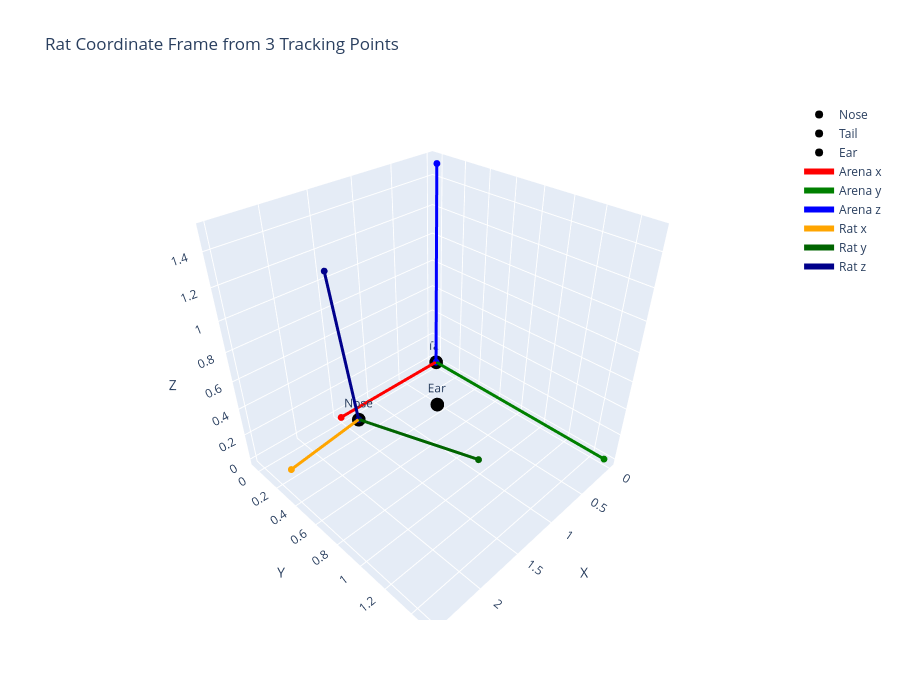

Source (notebook cell):
### Code cell
fig = go.Figure()

# Arena frame
arena_traces = plot_coordinate_frame(np.eye(3), origin=[0, 0, 0], scale=1.5, label='Arena')

# Rat frame
rat_traces = plot_coordinate_frame(
    R_rat, origin=d_rat, scale=1.0, label='Rat',
    colors=['orange', 'darkgreen', 'darkblue']
)
# Markers
for name, pos in [('Nose', nose), ('Tail', tail_base), ('Ear', left_ear)]:
    fig.add_trace(go.Scatter3d(
        x=[pos[0]], y=[pos[1]], z=[pos[2]],
        mode='markers+text', marker=dict(size=8, color='black'),
        text=[name], textposition='top center', name=name
    ))

for trace in arena_traces + rat_traces:
    fig.add_trace(trace)

fig.update_layout(
    title='Rat Coordinate Frame from 3 Tracking Points',
    scene=dict(xaxis_title='X', yaxis_title='Y', zaxis_title='Z', aspectmode='cube'),
    width=900, height=700
)

fig.show()

### Figure 1 — Plotly figure (JSON) as saved in the notebook; plotly's stock layout.template omitted (floating-point values rounded to 4 significant figures)
{"data": [{"marker": {"color": "black", "size": 8}, "mode": "markers+text", "name": "Nose", "text": ["Nose"], "textposition": "top center", "type": "scatter3d", "x": [1.5], "y": [0.2], "z": [0.1]}, {"marker": {"color": "black", "size": 8}, "mode": "markers+text", "name": "Tail", "text": ["Tail"], "textposition": "top center", "type": "scatter3d", "x": [0], "y": [0], "z": [0]}, {"marker": {"color": "black", "size": 8}, "mode": "markers+text", "name": "Ear", "text": ["Ear"], "textposition": "top center", "type": "scatter3d", "x": [0.8], "y": [0.5], "z": [0.15]}, {"line": {"color": "red", "width": 6}, "marker": {"size": 4}, "mode": "lines+markers", "name": "Arena x", "showlegend": true, "type": "scatter3d", "x": [0, 1.5], "y": [0, 0], "z": [0, 0]}, {"line": {"color": "green", "width": 6}, "marker": {"size": 4}, "mode": "lines+markers", "name": "Arena y", "showlegend": true, "type": "scatter3d", "x": [0, 0], "y": [0, 1.5], "z": [0, 0]}, {"line": {"color": "blue", "width": 6}, "marker": {"size": 4}, "mode": "lines+markers", "name": "Arena z", "showlegend": true, "type": "scatter3d", "x": [0, 0], "y": [0, 0], "z": [0, 1.5]}, {"line": {"color": "orange", "width": 6}, "marker": {"size": 4}, "mode": "lines+markers", "name": "Rat x", "showlegend": true, "type": "scatter3d", "x": [1.5, 2.489], "y": [0.2, 0.3319], "z": [0.1, 0.1659]}, {"line": {"color": "darkgreen", "width": 6}, "marker": {"size": 4}, "mode": "lines+markers", "name": "Rat y", "showlegend": true, "type": "scatter3d", "x": [1.5, 1.356], "y": [0.2, 1.162], "z": [0.1, 0.3316]}, {"line": {"color": "darkblue", "width": 6}, "marker": {"size": 4}, "mode": "lines+markers", "name": "Rat z", "showlegend": true, "type": "scatter3d", "x": [1.5, 1.467], "y": [0.2, -0.03853], "z": [0.1, 1.071]}], "layout": {"height": 700, "scene": {"aspectmode": "cube", "xaxis": {"title": {"text": "X"}}, "yaxis": {"title": {"text": "Y"}}, "zaxis": {"title": {"text": "Z"}}}, "title": {"text": "Rat Coordinate Frame from 3 Tracking Points"}, "width": 900}}
